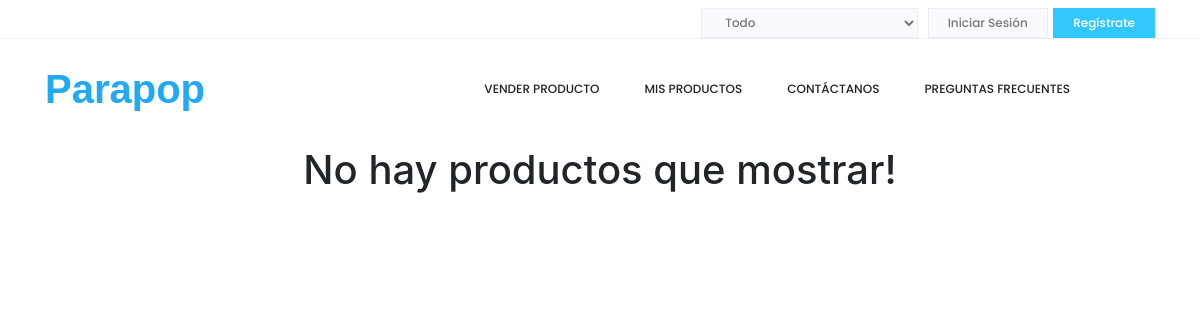
The app's page /favourites/, older data.
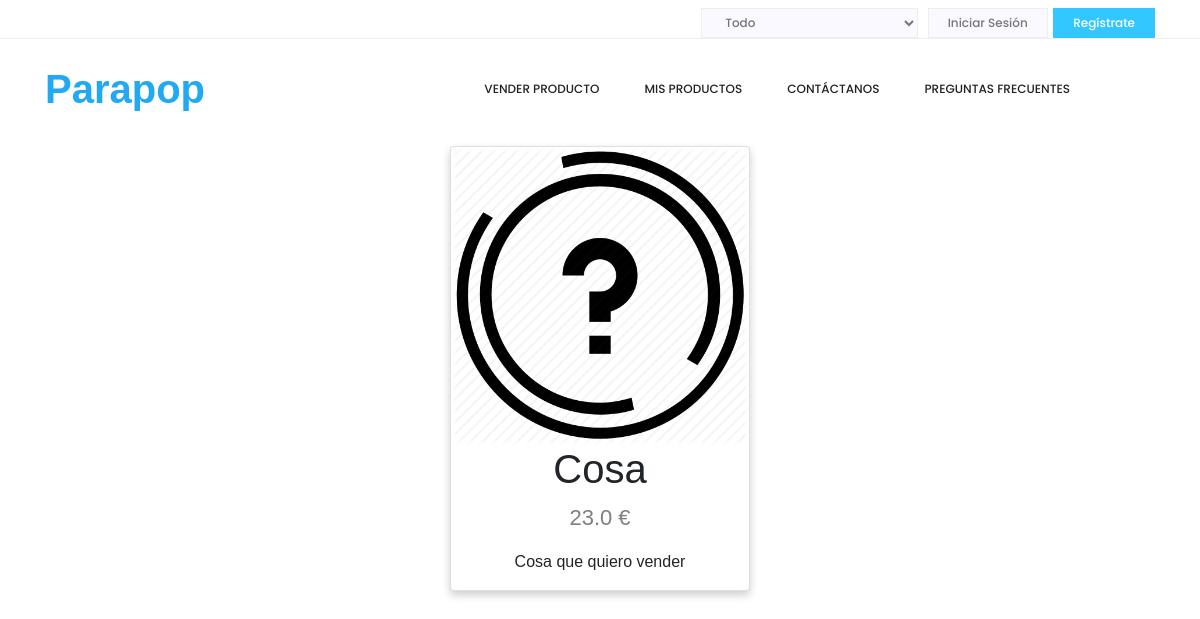
The same page, newer data.
### parapop/models.py (models this page shows, shortened)
class ProductPost(models.Model):
	title = models.CharField(max_length = 30)
	description = models.TextField()
	price = models.FloatField()
	author = models.ForeignKey(User, on_delete= models.CASCADE, blank = True)
	productPic = models.FileField(upload_to = 'product_pics/')
	favUsers = models.ManyToManyField(User, related_name = 'favUsers', blank = True)

### parapop/views.py (the view)
# urls.py: path('favourites/', parapop_views.favourites, name='favourites'),
def favourites(request):
	queryset = ProductPost.objects.filter(favUsers__id = request.user.id)
	return render(request, 'parapop/favourites.html', {'user_products' : queryset})

### parapop/templates/parapop/favourites.html (shortened to what this page needs)
<!DOCTYPE html>
{% load static %}
<html>
<head>
  <link rel="stylesheet" href="https://stackpath.bootstrapcdn.com/bootstrap/4.3.1/css/bootstrap.min.css">
  <link rel="stylesheet" href="{% static 'css/products.css' %}">
	<link rel="stylesheet" href="{% static 'css/styles.css' %}">
</head>
<body>
	<header class="header_area">
			<div class="top_menu row m0">
				<div class="container">
		<div class="float-right">
			<select class="lan_pack">
				<option value="1">Todo</option>
			</select>
			{% if user.is_authenticated %}
				<a class="ac_btn" href="{% url 'logout' %}">Cerrar Sesion</a>
				<select class="lan_pack" onchange="location = this.value ">
          <option value="1" href="">Productos</option>
				  <option value="{% url 'profile' %}">Personal</option>
				</select>
			{% else %}
				<a class="ac_btn" href="/login">Iniciar Sesión</a>
				<a class="dn_btn" href="/register">Regístrate</a>
			{% endif %}
		</div>
				</div>
			</div>
			<div class="main_menu">
				<nav class="navbar navbar-expand-lg navbar-light">
		<div class="container">
			<a class="navbar-brand-logo_h-titulo" href="http://localhost:8000/" >Parapop</a>
			<div class="collapse navbar-collapse offset" id="navbarSupportedContent">
				<ul class="nav navbar-nav menu_nav ml-auto">
					<li class="nav-item"><a class="nav-link" href="#">Vender producto</a></li>
					<li class="nav-item"><a class="nav-link" href="#">Mis productos</a></li>
					<li class="nav-item"><a class="nav-link" href="#">Contáctanos</a></li>
					<li class="nav-item"><a class="nav-link" href="#">Preguntas Frecuentes</a></li>
				</ul>
				<ul class="nav navbar-nav navbar-right">
					<li class="nav-item"><a href="#" class="search"></a></li>
				</ul>
			</div>
		</div>
				</nav>
			</div>
	</header>
	<body>
		{% if user_products %}
			{% for product in user_products %}
				<div class="card">
					<img src="{{product.productPic.url}}" alt="Ropa y accesorios" style="width:100%">
				    <h1>{{product.title}}</h1>
				    <p class="price">{{product.price}} €</p>
				    <p>{{product.description}}</p>
				</div>
			{% endfor %}
		{% else %}
			<div>
				<h1 align="center">No hay productos que mostrar!</h1>
			</div>
		{% endif %}

Row changes from the older to the newer data that the page shows:
added ProductPost: productPic (placeholder picture), title "Cosa", price "23.0", description "Cosa que quiero vender"
Text that changed along with them:
text no longer shown: "No hay productos que mostrar!"
